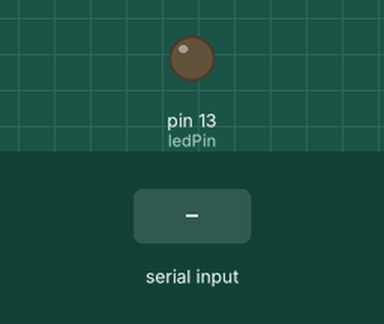
Simulated run of this sketch. Board: Arduino Uno, built with avr-gcc and run on an emulated ATmega328P. Parts: output pins drawn as LEDs (lit = HIGH). Dashed ring = blinking. Inputs (shaded band) come from the test bench.

Above: at 1.2 s.
1.3 s: "1" received over Serial
At 1.7 s:
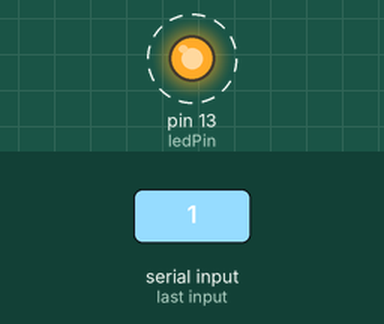
Timing chart, 0 to 7.3 s (numbered marks = the images above; inputs shaded):
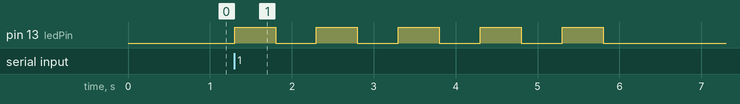

The sketch:

code_arduino.ino
```cpp
int ledPin = 13;  // Modifier pour le pin que tu veux utiliser
bool ledState = LOW;

void setup() {
  pinMode(ledPin, OUTPUT);
  digitalWrite(ledPin, LOW); // S'assurer que la LED est éteinte au démarrage
  Serial.begin(9600);
}

void loop() {
  if (Serial.available() > 0) {
    char data = Serial.read();
    if (data == '1') {
      // Clignoter la LED 3 fois
      for (int i = 0; i < 5; i++) {
        digitalWrite(ledPin, HIGH);
        delay(500);  // Allumé pendant 500ms
        digitalWrite(ledPin, LOW);
        delay(500);  // Éteint pendant 500ms
      }
    } else {
      digitalWrite(ledPin, LOW);  // Éteindre la LED sinon
    }
  }
}
```

Measured:
- after the input at 1.3 s, pin 13 (ledPin): alternates HIGH for 0.50 s and LOW for 0.50 s, 10 changes in all, then stays LOW, starting at once
